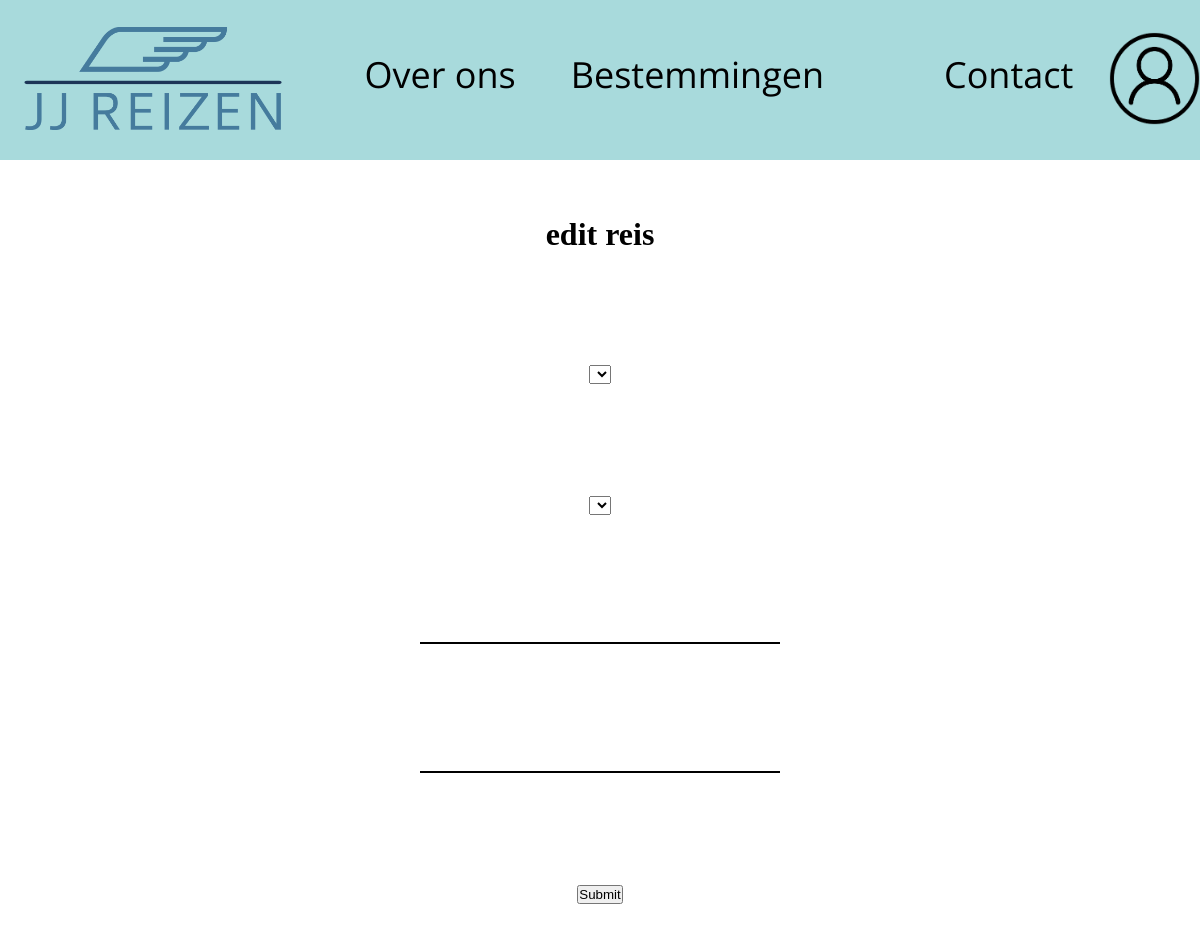
/update-reis.php, run on an earlier commit of the app's database.
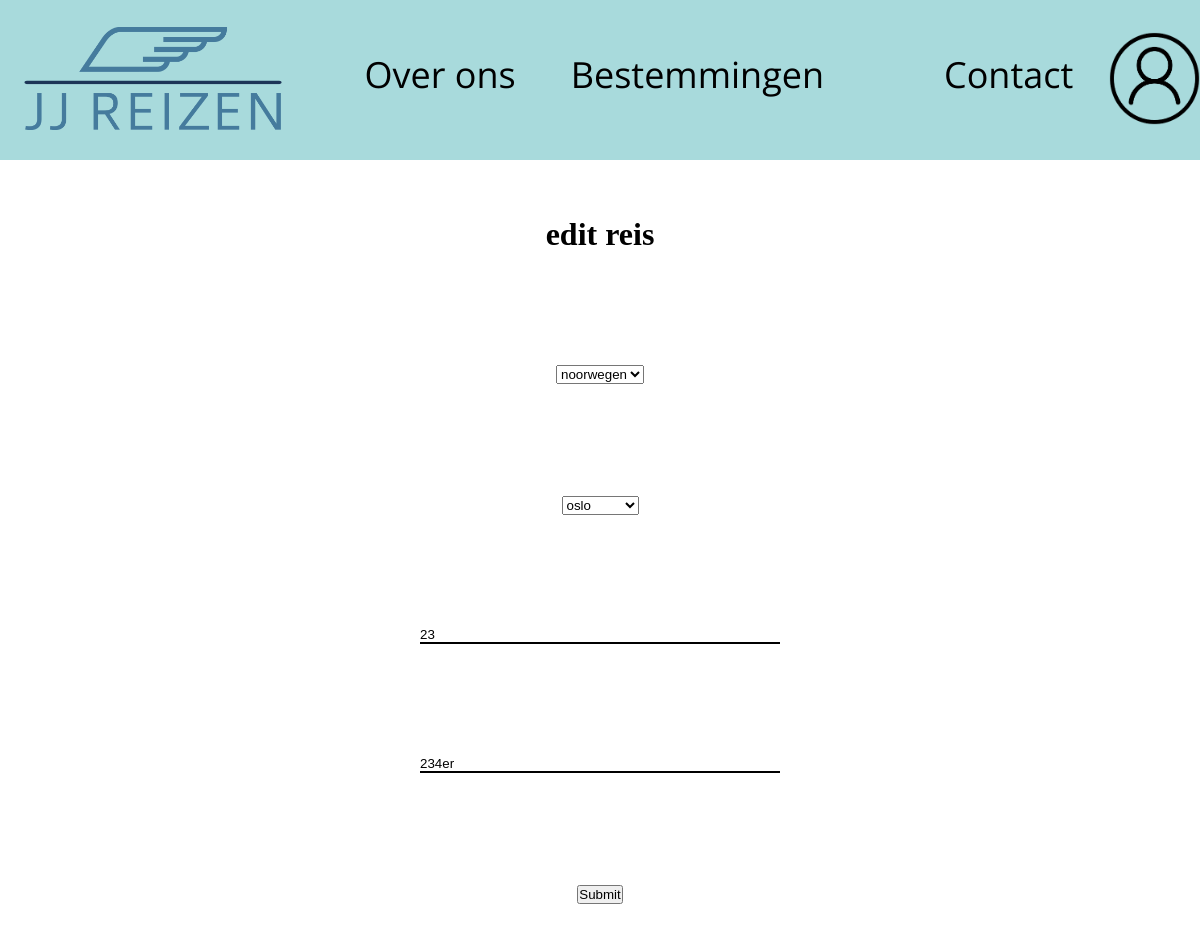
And on a later commit of the database.
### tables this page shows
CREATE TABLE `reizen` (
  `id` int(11) NOT NULL,
  `place_id` int(11) NOT NULL,
  `land_id` int(11) NOT NULL,
  `beschrijving` text NOT NULL,
  `prijs` double NOT NULL
);

### update-reis.php (the view, shortened to what this page needs)
<?php
include_once('comp/header.php');
$data = $conn->query("SELECT landen.country_id as landen_id, landen.name AS land_naam, places.id AS place_id, places.name AS place_naam, reizen.id as reizen_id, reizen.prijs AS prijs, reizen.beschrijving AS beschrijving FROM `reizen` \n"
. "\n"
. "INNER JOIN landen ON reizen.land_id = landen.country_id \n"
. "INNER JOIN places ON reizen.place_id = places.id;")->fetch();
    $landen = $conn->query("SELECT * from landen")->fetchall();
    $places = $conn->query("SELECT * from places")->fetchAll();
?>
<form class="contact-container" method="post">
    <h1>edit reis</h1>
    <select id="countries">
        <?php
        foreach($landen as $land) { ?>
            <option id="land" value="<?php echo $land['country_id']?>" <?php echo ($data['landen_id'] == $land['country_id']? 'selected="selected"' : "");?>><?php echo $land['name']?></option>
        <?php }?>
    </select>
    <select id="places">
        <?php
        foreach($places as $place) { ?>
            <option id="place" value="<?php echo $place['id']?>" <?php echo ($data['place_id'] == $place['id']? 'selected="selected"' : "");?>><?php echo $place['name']?></option>
        <?php }?>
    </select>
    <input type="text" name="prijs" id="password" class="input-boxes" value="<?php echo $data["prijs"]; ?>">
    <input type="text" name="beschrijving" id="password" class="input-boxes" value="<?php echo $data["beschrijving"]; ?>">
    <input type="submit" value="Submit" name="edit" id="logSubmit">
</form>

### comp/header.php (shortened to what this page needs)
<!DOCTYPE html>
<html lang="en">
<head>
    <link rel="stylesheet" href="styling/style.css" />
</head>
<body>
<header>
    <nav>
    <div class="image-logo" > <a href="index.php"><img src="img/logo.png" alt="logo" width="258" height="103" /></a></div>
   <div class="stijlblock"></div>
   <div class="over-ons"><a href="over-ons.php"><p>Over ons</p></a></div>
   <div class="bestemmingen"><a href="Bestemmingen.php"><p> Bestemmingen</p></a> </div>
   <div class="Contact"><a href="contact.php"><p> Contact</p></div>
   <div class="image-inlog"><a href="login.php"><img src="img/personge.png" alt="logo" width="91" height="93" /></a></div>
    </nav>
</header>

### styling/style.css (style rules this page uses)
* { padding: 0; margin: 0; color: black; }
*:link { text-decoration: none; }
nav { height: 20vh; width: 100%; background-color: #A8DADC; display: flex; }
.image-logo { display: flex; margin-left: 2%; align-self: center; justify-self: self-start; }
.over-ons { align-self: center; height: 37%; width: 25%; font-size: 3vw; justify-self: flex-end; font-family: 'Open Sans', sans-serif; }
.bestemmingen { align-self: center; height: 37%; width: 25%; font-size: 3vw; justify-self: flex-end; font-family: 'Open Sans', sans-serif; margin-right: 10%; }
.Contact { align-self: center; height: 37%; width: 20%; font-size: 3vw; justify-self: flex-end; font-family: 'Open Sans', sans-serif; }
.image-inlog { display: flex; align-self: center; justify-self: center; justify-self: flex-end; }
.stijlblock { width: 10%; }
body { height: 100vh; width: 100%; }
.contact-container { display: flex; flex-direction: column; align-items: center; justify-content: space-around; height: 100%; }
.input-boxes { border: none; border-bottom: solid #000000 2px; width: 30%; }

What changed in the data, as far as the page shows it:
added reizen: prijs "23", beschrijving "234er"
Also different on the page:
form field value: (not shown) → "noorwegen"
form field value: (not shown) → "oslo"
